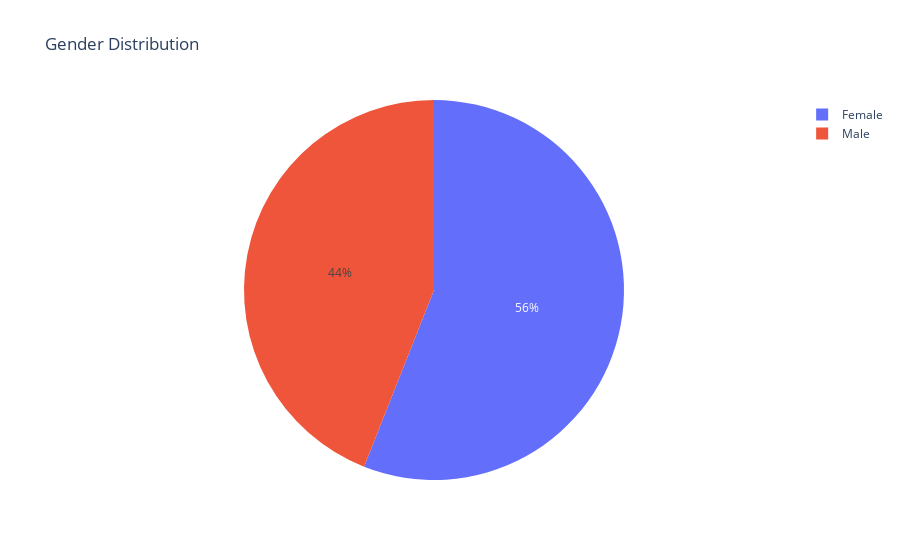

Notebook code for this chart:
### Code cell
sns.histplot(df['Annual Income (k$)'], kde=True)
px.pie(df, names='Gender', title='Gender Distribution')

### Figure 1 — Plotly figure (JSON) as saved in the notebook; plotly's stock layout.template omitted (floating-point values rounded to 4 significant figures; data arrays with more than 128 entries replaced by an {"elided": "..."} marker saying what was removed)
{"data": [{"domain": {"x": [0, 1], "y": [0, 1]}, "hovertemplate": "Gender=%{label}<extra></extra>", "labels": {"elided": "200 str values"}, "legendgroup": "", "name": "", "showlegend": true, "type": "pie"}], "layout": {"legend": {"tracegroupgap": 0}, "title": {"text": "Gender Distribution"}}}
